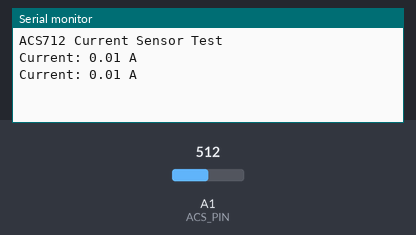
Recording of a sketch running on a simulated Arduino Uno, built with avr-gcc and run on an emulated ATmega328P. Shown: the last lines printed to the serial monitor. The inputs (shaded band) are chosen by the test bench; at power-on: A1 (ACS_PIN) = 512.

Above: at 2.2 s.
2.3 s: A1 (ACS_PIN) set to 716
At 3.6 s:
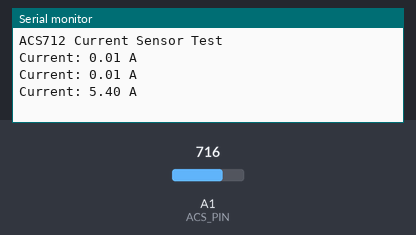
3.8 s: A1 (ACS_PIN) set to 900
At 4.8 s:
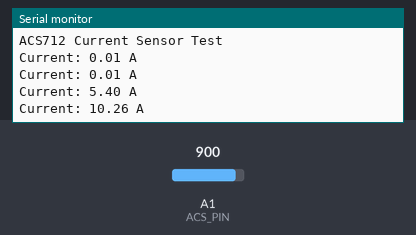
Timing chart, 0 to 6.8 s (numbered marks = the images above; inputs shaded):
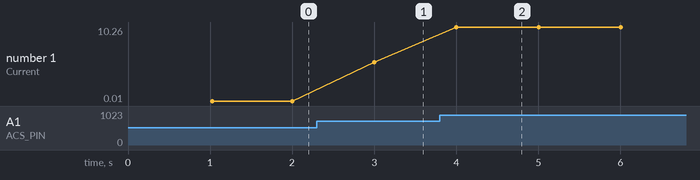

The sketch:

sketch_ACS712.ino
```cpp
const int ACS_PIN = A1; // Define the analog input pin where the sensor is connected

void setup() {
  Serial.begin(9600); // Start the serial communication at 9600 baud rate
  delay(1000);        // Allow some time for the sensor to stabilize
  Serial.println("ACS712 Current Sensor Test");
}

void loop() {
  float current = readACS712(); // Read the current value from the ACS712 sensor
  Serial.print("Current: ");
  Serial.print(current, 2); // Print the current value with 2 decimal places
  Serial.println(" A");
  delay(1000);  // Wait for a second before reading again
}

float readACS712() {
  int raw = analogRead(ACS_PIN); // Read the raw ADC value
  float voltage = (raw / 1023.0) * 5.0; // Convert ADC reading to voltage

  // Assuming sensor with 5A rating and 185mV/A output
  float zero = 2.5; // Sensor's zero point (when no current flows, it should output half of the supply voltage, which is 2.5V for 5V supply)
  float sensitivity = 0.185; // Sensitivity factor for 5A sensor (185mV/A)

  float current = (voltage - zero) / sensitivity; // Calculate current value
  return current;
}
```

Measured:
- after the input at 2.3 s, the serial monitor: prints a new line after 0.70 s (image 1)
- after the input at 3.8 s, the serial monitor: prints a new line after 0.20 s (image 2)
- plotted number 1: 0.01 → 5.4 after the input at 2.3 s, 5.4 → 10.26 after the input at 3.8 s
